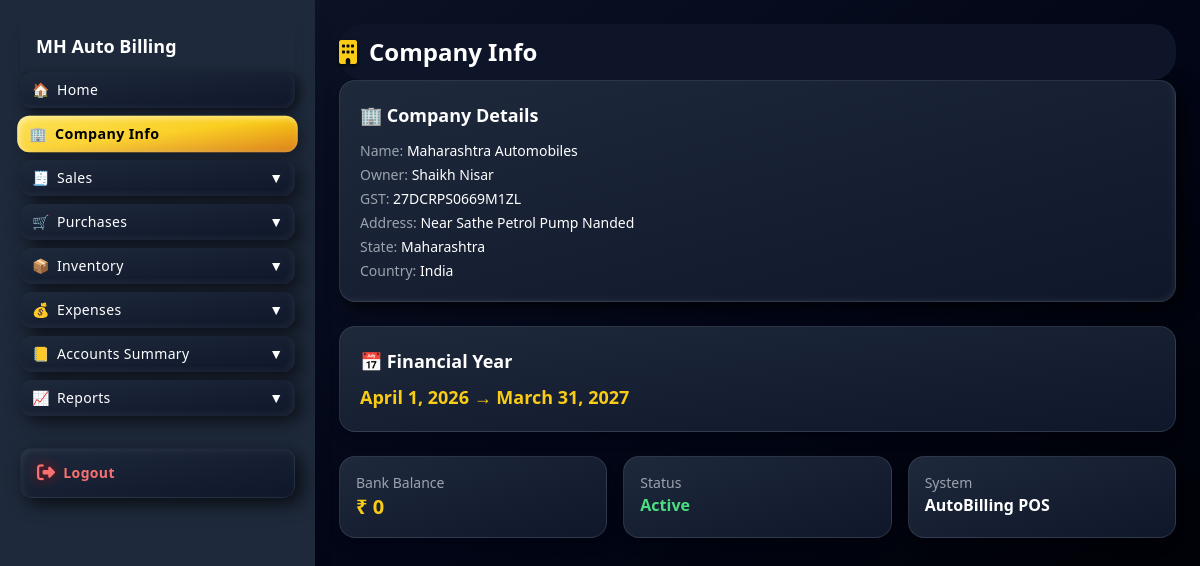
/dashboard/, run on the app's committed database.
### apps/core/models.py (models this page shows, shortened)
class Company(models.Model):
    name = models.CharField(max_length=150)
    owner = models.CharField(max_length=100, blank=True)
    gst = models.CharField(max_length=50, blank=True)
    address = models.TextField(blank=True)
    state = models.CharField(max_length=100, blank=True)
    country = models.CharField(max_length=100, default="India")
    financial_year_from = models.DateField()
    financial_year_to = models.DateField()

### apps/core/views.py (the view)
# urls.py: path("dashboard/", core_views.dashboard, name="dashboard"),
def dashboard(request):
    company = Company.objects.first()
    banks = BankAccount.objects.all()
    total_bank = sum([b.balance for b in banks])
    if request.session.pop('login_success', False):
        messages.success(request, "Login successful")
    context = {
        "company": company,
        "bank_total": total_bank,
    }
    return render(request, "core/dashboard.html", context)

### templates/core/dashboard.html (shortened to what this page needs)
{% extends "base.html" %}
{% block content %}
<div class="sticky top-[1px] z-40
bg-slate-900/95 backdrop-blur-sm
py-3 rounded-3xl">
    <h2 class="text-2xl font-bold flex items-center gap-3 text-white">
        <i class="fa-solid fa-building
        text-yellow-400
        drop-shadow-[0_2px_2px_rgba(0,0,0,0.8)]
        [text-shadow:0_0_2px_rgba(250,204,21,0.8),
                     0_0_4px_rgba(250,204,21,0.6),
                     0_2px_3px_rgba(0,0,0,0.9)]">
        </i>
        Company Info
    </h2>
</div>
{% if company %}
<div class="bg-gradient-to-br from-slate-800 to-slate-900 p-5 rounded-2xl mb-6
shadow-[inset_-2px_-2px_5px_rgba(255,255,255,0.05),_6px_6px_18px_rgba(0,0,0,0.7)]
border border-white/10">
    <h3 class="text-lg font-semibold mb-3">🏢 Company Details</h3>
    <div class="space-y-1 text-sm">
        <p><span class="text-gray-400">Name:</span> {{ company.name }}</p>
        <p><span class="text-gray-400">Owner:</span> {{ company.owner }}</p>
        <p><span class="text-gray-400">GST:</span> {{ company.gst }}</p>
        <p><span class="text-gray-400">Address:</span> {{ company.address }}</p>
        <p><span class="text-gray-400">State:</span> {{ company.state }}</p>
        <p><span class="text-gray-400">Country:</span> {{ company.country }}</p>
    </div>
</div>
<div class="bg-gradient-to-br from-slate-800 to-slate-900 p-5 rounded-2xl mb-6
shadow-lg border border-white/10">
    <h3 class="text-lg font-semibold mb-2">📅 Financial Year</h3>
    <p class="text-yellow-400 font-semibold text-lg">
        {{ company.financial_year_from }} → {{ company.financial_year_to }}
    </p>
</div>
{% else %}
<div class="bg-red-500/10 border border-red-400 p-4 rounded-xl text-center">
    ⚠️ No Company Found — Please Add from Admin
</div>
{% endif %}
<div class="grid grid-cols-1 sm:grid-cols-2 lg:grid-cols-3 gap-4">
    <div class="p-4 rounded-2xl bg-gradient-to-br from-slate-800 to-slate-900
    shadow-lg border border-white/10 hover:scale-[1.02] transition">
        <p class="text-gray-400 text-sm">Bank Balance</p>
        <h3 class="text-xl font-bold text-yellow-400">₹ {{ bank_total }}</h3>
    </div>
    <div class="p-4 rounded-2xl bg-gradient-to-br from-slate-800 to-slate-900
    shadow-lg border border-white/10 hover:scale-[1.02] transition">
        <p class="text-gray-400 text-sm">Status</p>
        <h3 class="text-green-400 font-bold">Active</h3>
    </div>
    <div class="p-4 rounded-2xl bg-gradient-to-br from-slate-800 to-slate-900
    shadow-lg border border-white/10 hover:scale-[1.02] transition">
        <p class="text-gray-400 text-sm">System</p>
        <h3 class="font-bold">AutoBilling POS</h3>
    </div>
</div>
{% endblock %}

### templates/base.html (style rules this page uses)
body { padding-bottom:120px; overflow-y: auto; }

### data on the page
Company: name "Maharashtra Automobiles", owner "Shaikh Nisar", gst "27DCRPS0669M1ZL", address "Near Sathe Petrol Pump Nanded", state "Maharashtra", country "India", financial_year_from "April 1, 2026", financial_year_to "March 31, 2027"

### other printed values
{{ bank_total }} "0"
